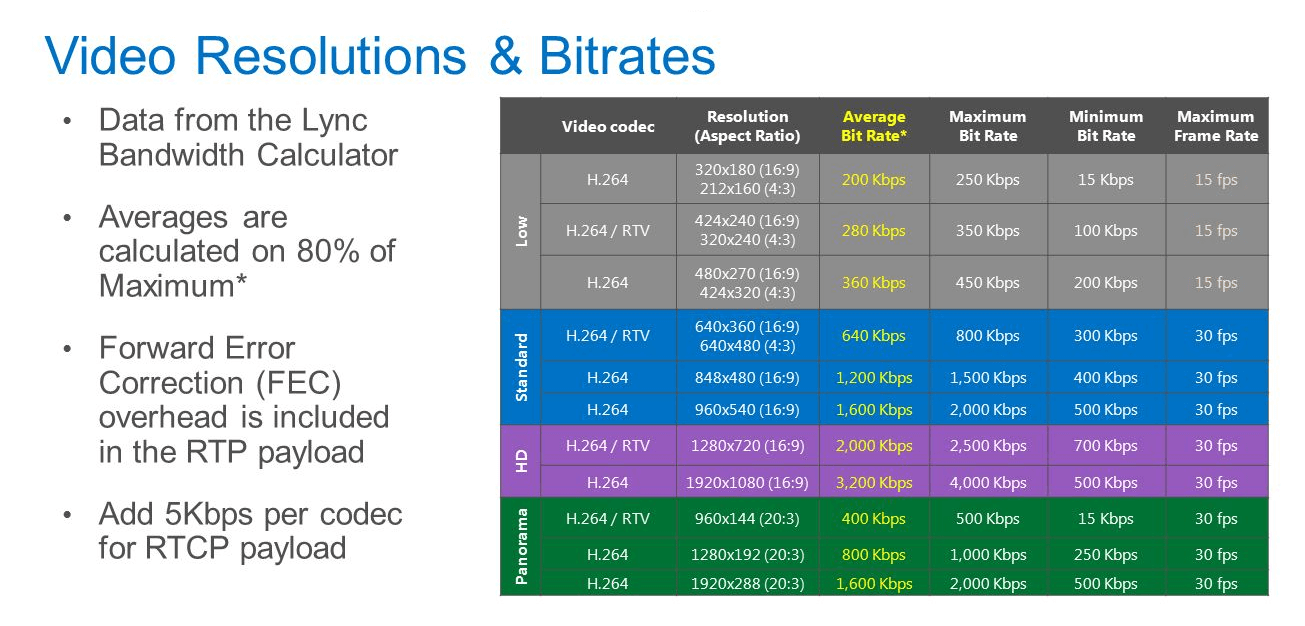
#> input picture bandwidth.png, 1305 x 626 px
$ python -i preprocess.py   (imports and definitions only)
#> lines starting #> are read from the running program, lines starting #| are printed output that depends on the picture; after the words box and inside, x2 and y2 are one past the last pixel; in counts of white or black regions, pixels touching at a corner belong together
# ...

import cv2 as cv
import numpy as np
from skimage.morphology import thin
import math

# [24 lines left out: functions preprocessing4ML, padding, not called in this run]


def gaussianBlur(img, kernelX=3, kernelY=3):
    blur = cv.GaussianBlur(img,(kernelX, kernelY),0)
    return blur
#     return img

def dilate(img, kernelX=3, kernelY=3, it=1):
    kernel = np.ones((kernelX, kernelY), np.uint8)
    return cv.dilate(img, kernel, iterations=it)


# [16 lines left out: function resize, not called in this run]


def denoiseImage(image, templateWindowSize=7, templateSearchSize=21, h=7 ):
    return cv.fastNlMeansDenoising(image, templateWindowSize, templateSearchSize, h)


def color2gray(color):
    return cv.cvtColor(color,cv.COLOR_BGR2GRAY)


def gray2invBinary(gray):
    _, invBin = cv.threshold(gray,127,255,cv.THRESH_BINARY_INV|cv.THRESH_OTSU)
    return invBin


def gray2binary(gray):
    _, binary = cv.threshold(gray,127,255,cv.THRESH_BINARY|cv.THRESH_OTSU)
    return binary


def basicPreprocess(image):
    img = image.copy()
    if len(img.shape) == 3:
        gray = color2gray(img)
    else:
        gray = img
    denoised = denoiseImage(gray)
    binary = gray2invBinary(denoised)

#     blur = gaussianBlur(binary)
    return binary


# [108 lines left out: functions removeSkew, compute_skew, deskew, removeLines, not called in this run]

>>> import cv2
>>> picture = cv2.imread('../bandwidth.png')
#> picture is the input picture: shape (626, 1305, 3); mean B, G, R 195.6, 187, 169.1
>>> result = basicPreprocess(picture)
#> in color2gray, `return cv.cvtColor(color,cv.COLOR_BGR2GRAY)`:
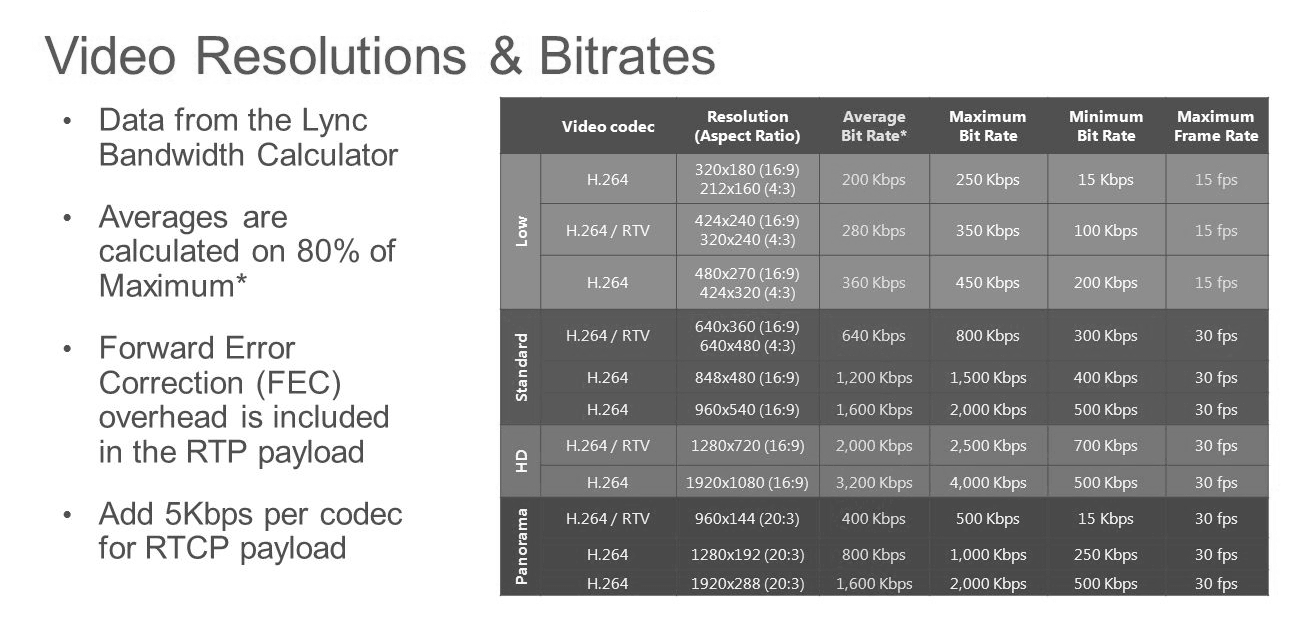
#> returned value: shape (626, 1305); min 58, max 255, mean 182.6
#> in gray2invBinary, `_, invBin = cv.threshold(gray,127,255,cv.THRESH_BINARY_INV|cv.THRESH_O..`:
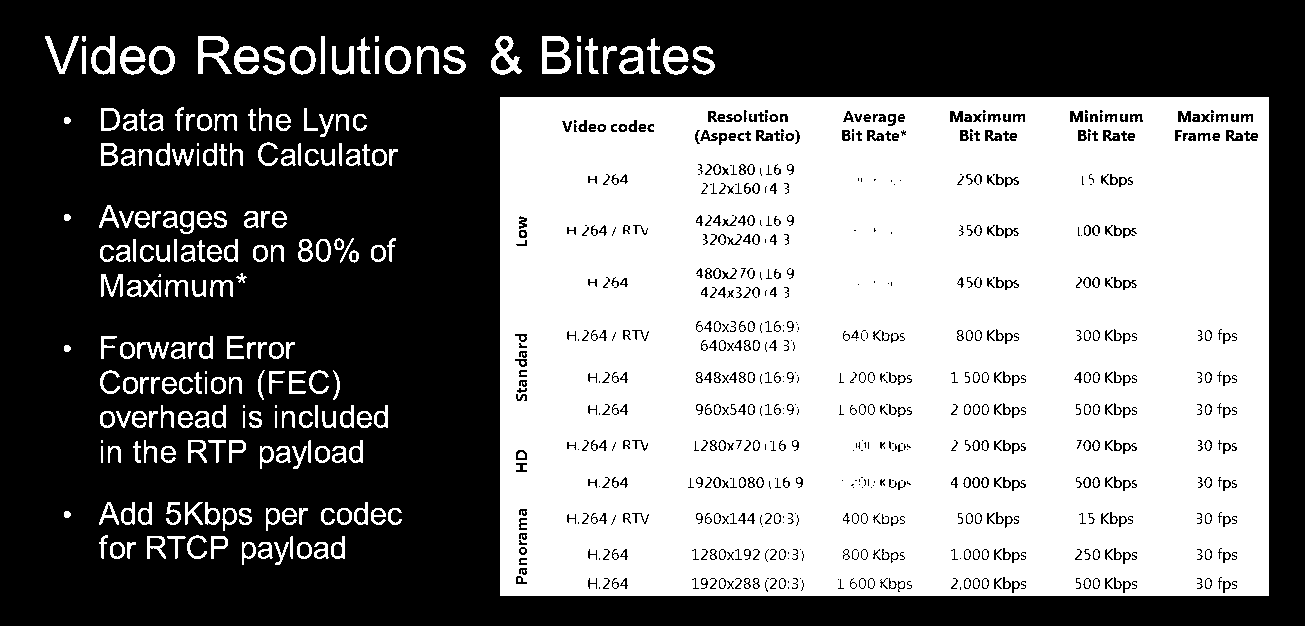
#> invBin: shape (626, 1305); 47.9% white; 285 white regions (72 under 20 px), largest, box (x1, y1, x2, y2) and area: (500, 97, 1269, 596) 363750, (542, 36, 571, 74) 605, (198, 36, 232, 74) 550
